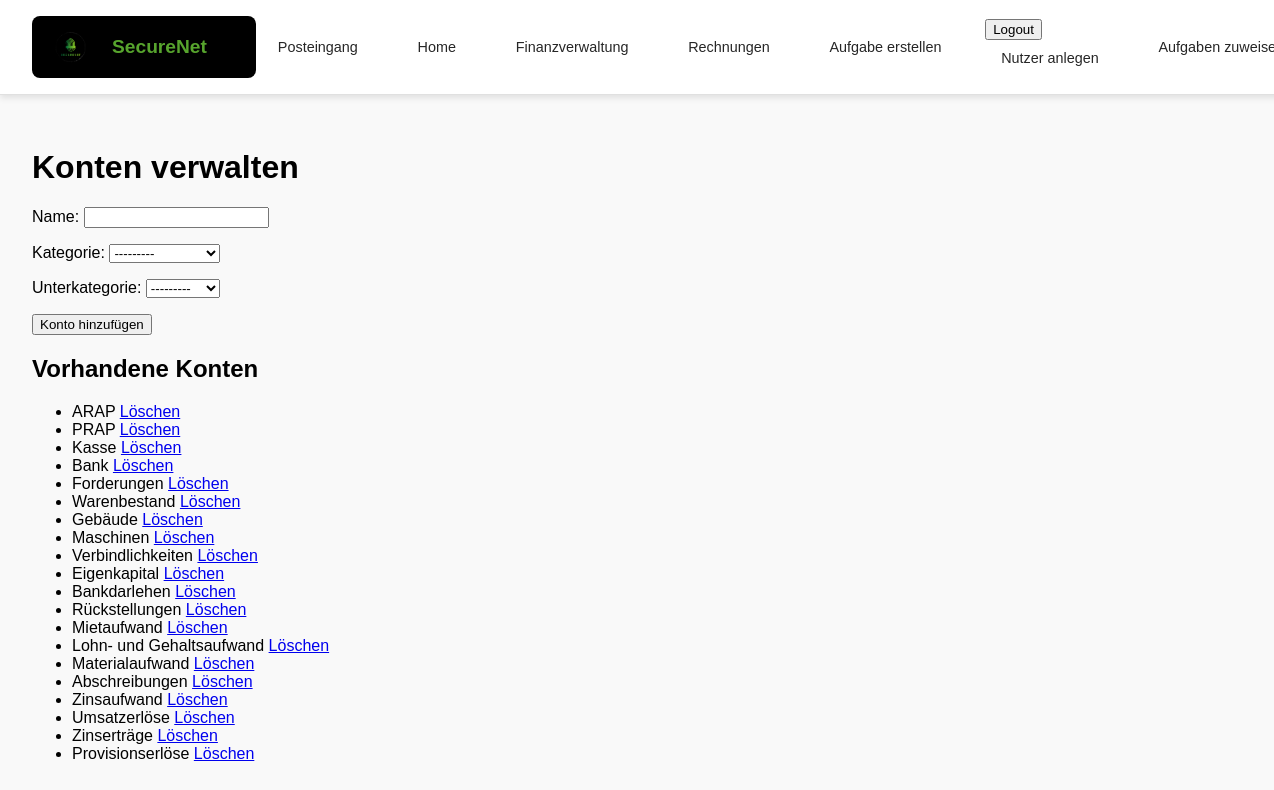
Page /posts/konten_verwalten/ (signed in) on the earlier database version.
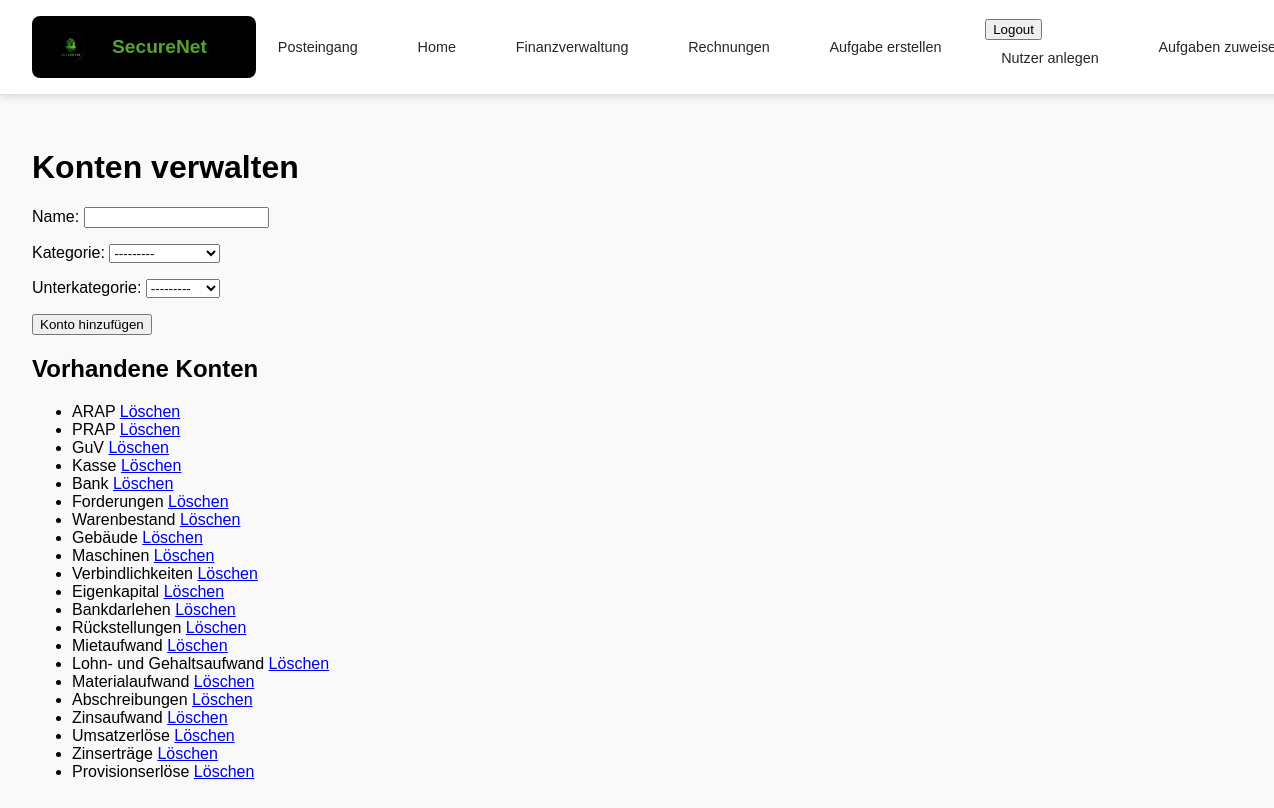
Same page on the later database version.
### posts/models.py (models this page shows, shortened)
class Konto(models.Model):
    KATEGORIE_CHOICES = [
        ('Bestandskonto', 'Bestandskonto'),
        ('Erfolgskonto', 'Erfolgskonto'),
    ]
    UNTERKATEGORIE_CHOICES = [
        ('Aktiva', 'Aktiva'),
        ('Passiva', 'Passiva'),
        ('Aufwand', 'Aufwand'),
        ('Ertrag', 'Ertrag'),
    ]
    name = models.CharField(max_length=255, unique=True)
    kategorie = models.CharField(max_length=20, choices=KATEGORIE_CHOICES, blank=True, null=True)
    unterkategorie = models.CharField(max_length=20, choices=UNTERKATEGORIE_CHOICES, blank=True, null=True)
    eins = models.CharField(max_length=20, choices=UNTERKATEGORIE_CHOICES, blank=True, null=True)

### posts/views.py (the view)
    def _wrapped_view_func(request, *args, **kwargs):
        if request.user.is_authenticated and request.user.role == 'teacher':
            return view_func(request, *args, **kwargs)
        else:
            return HttpResponse(f'Fehlende Berechtigung <br><a href="{reverse("index")}">Zurück zur Startseite</a>')

### posts/forms.py (shortened to what this page needs)
class KontoForm(forms.ModelForm):
    class Meta:
        model = Konto
        fields = ['name', 'kategorie', 'unterkategorie']  # NEUE FELDER HINZUGEFÜGT
    def __init__(self, *args, **kwargs):
        super().__init__(*args, **kwargs)
        self.fields['unterkategorie'].queryset = Konto.objects.none()

### posts/views.py (called while the page is built)
def lehrkraft_required(view_func):
    def _wrapped_view_func(request, *args, **kwargs):
        if request.user.is_authenticated and request.user.role == 'teacher':
            return view_func(request, *args, **kwargs)
        else:
            return HttpResponse(f'Fehlende Berechtigung <br><a href="{reverse("index")}">Zurück zur Startseite</a>')
    return _wrapped_view_func

### posts/templates/posts/konten_verwalten.html (shortened to what this page needs)
{% extends 'master_layout.html' %}
{% block content %}
    <h1>Konten verwalten</h1>
    <form method="post">
        {{ form.as_p }}
        <button type="submit" class="btn btn-primary">Konto hinzufügen</button>
    </form>
    <h2>Vorhandene Konten</h2>
    <ul>
        {% for konto in konten %}
            <li>
                {{ konto.name }}
                <a href="{% url 'posts:konto_loeschen' konto.id %}" class="btn btn-danger" onclick="return confirm('Sind Sie sicher, dass Sie dieses Konto löschen möchten?')">Löschen</a>
            </li>
        {% endfor %}
    </ul>
{% endblock %}

Differences in the rows shown:
added Konto: name "GuV"
